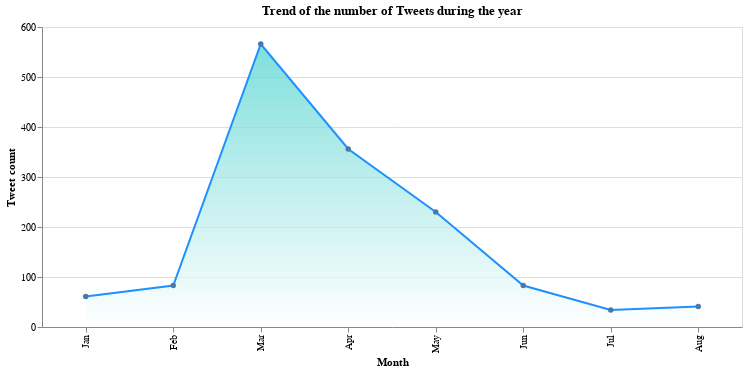

Notebook source saved alongside this figure:
### Markdown cell above
The area chart is created:

### Code cell
df = pd.DataFrame.from_dict(count, orient='index').reset_index()
df = df.rename(columns={'index':'Month',0:'Tweet count'})


chart = alt.Chart(df).mark_area(
    point= True,
    line={'color':'dodgerblue'},
    color=alt.Gradient(
        gradient='linear',
        stops=[alt.GradientStop(color='white', offset=0),
               alt.GradientStop(color='mediumturquoise', offset=1)],
        x1=1,
        x2=1,
        y1=1,
        y2=0
    )
).properties(width=700, height=300,  title = "Trend of the number of Tweets during the year").encode(
    alt.X('Month', sort = ['Jan','Feb','Mar','Apr','May','Jun','Jul','Aug']),
    alt.Y('Tweet count:Q')
    #tooltip=['Month', 'Tweet count']
)

chart

### Figure 1 — Vega-Lite specification as saved in the notebook (floating-point values rounded to 4 significant figures)
{"config": {"view": {"continuousWidth": 400, "continuousHeight": 300}}, "data": {"name": "data-21f4a1a03af7303255d124757ed1cda8"}, "mark": {"type": "area", "color": {"gradient": "linear", "stops": [{"color": "white", "offset": 0}, {"color": "mediumturquoise", "offset": 1}], "x1": 1, "x2": 1, "y1": 1, "y2": 0}, "line": {"color": "dodgerblue"}, "point": true}, "encoding": {"x": {"type": "nominal", "field": "Month", "sort": ["Jan", "Feb", "Mar", "Apr", "May", "Jun", "Jul", "Aug"]}, "y": {"type": "quantitative", "field": "Tweet count"}}, "height": 300, "title": "Trend of the number of Tweets during the year", "width": 700, "$schema": "https://vega.github.io/schema/vega-lite/v4.8.1.json", "datasets": {"data-21f4a1a03af7303255d124757ed1cda8": [{"Month": "Feb", "Tweet count": 83}, {"Month": "Mar", "Tweet count": 566}, {"Month": "Apr", "Tweet count": 356}, {"Month": "May", "Tweet count": 230}, {"Month": "Jun", "Tweet count": 83}, {"Month": "Jul", "Tweet count": 34}, {"Month": "Aug", "Tweet count": 41}, {"Month": "Jan", "Tweet count": 61}]}}
